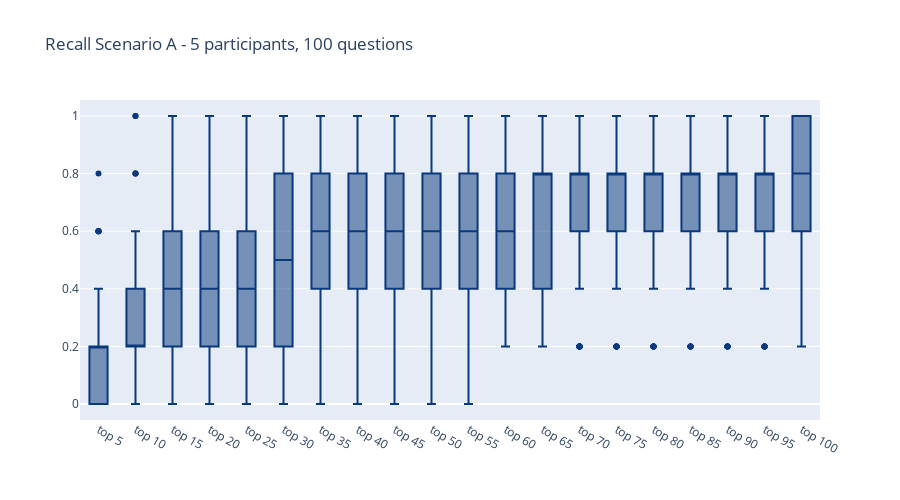
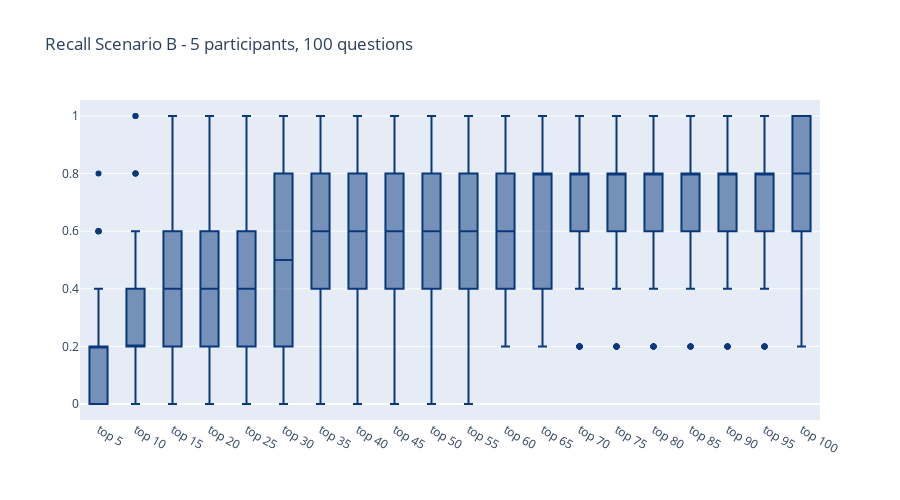
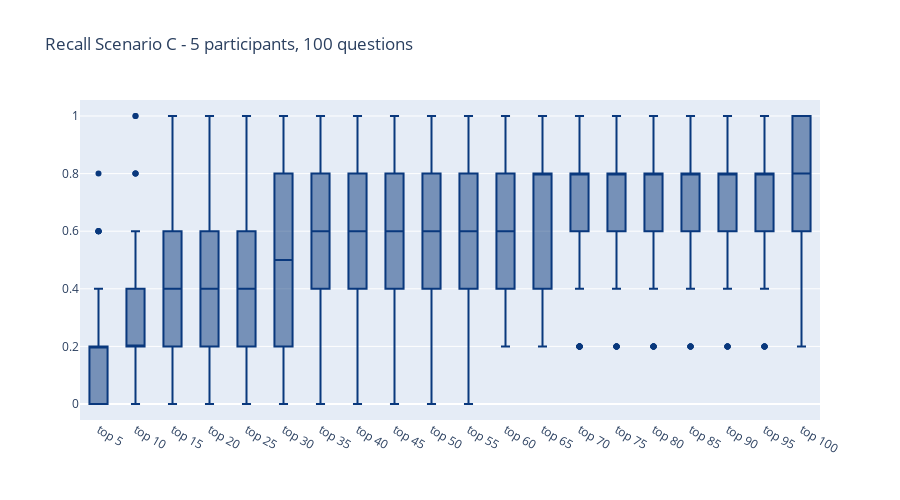
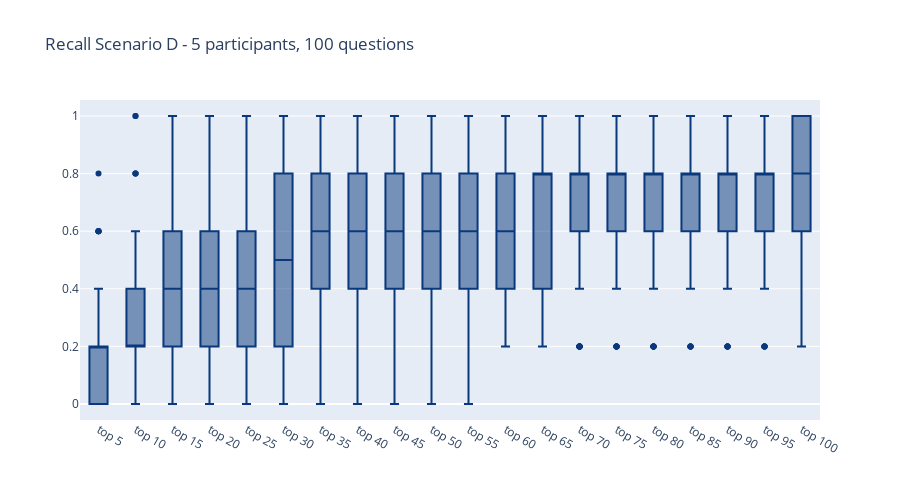

The notebook cell saved with these charts, in order:
### Code cell
import plotly.graph_objects as go


scenario = 'A'
up_to_top100 = data[scenario].columns[:-10]

for scenario in scenarios:
    fig = go.Figure()
    for col in data[scenario][up_to_top100]:
        fig.add_trace(go.Box(
            y=df[col],
            name=col,
            boxpoints='outliers', # only outliers
            marker_color='rgb(9,56,125)',
            line_color='rgb(9,56,125)'
        ))

    fig.update_layout(
        title_text="Recall Scenario "+scenario+" - 5 participants, 100 questions",
        showlegend=False,
        height=500)
    
    fig.show()
